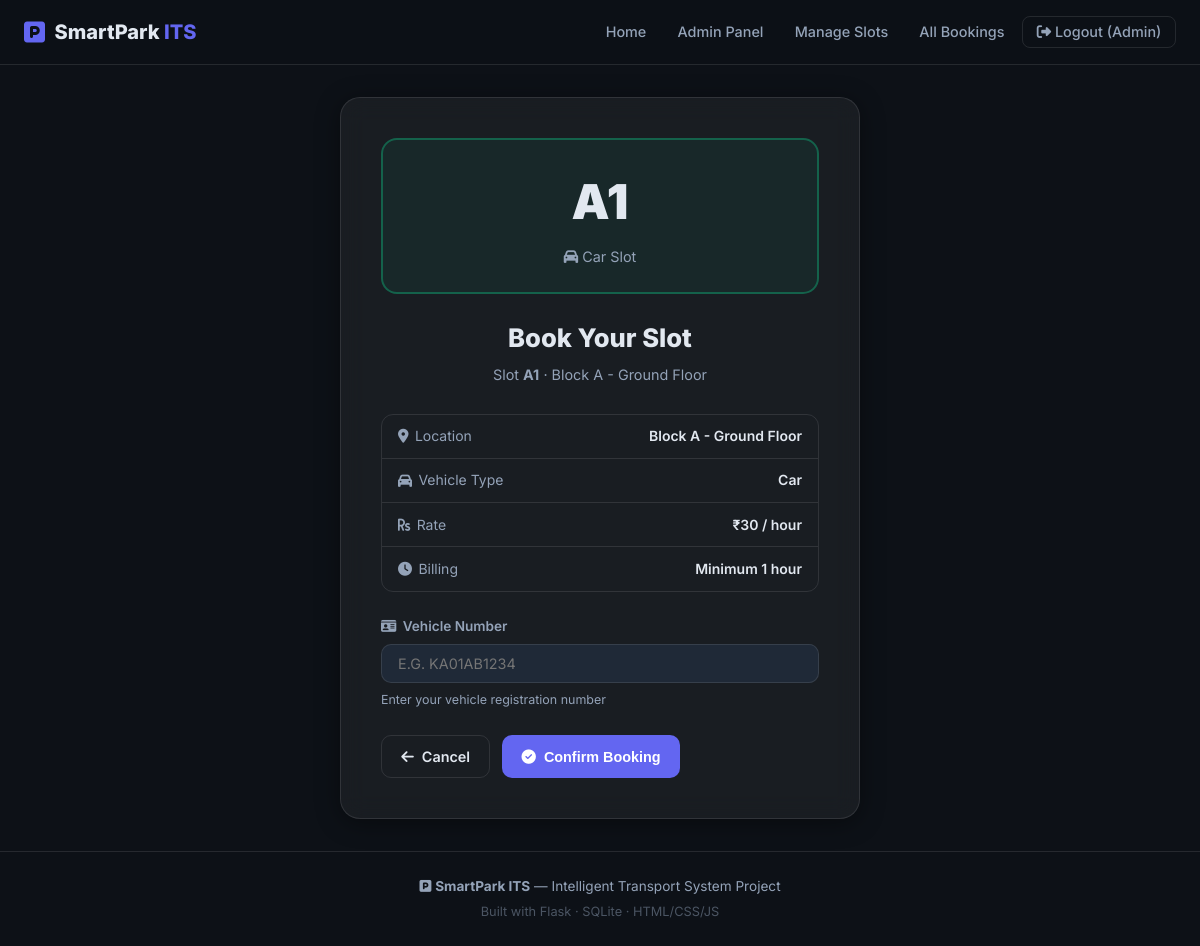
The app's page /book/1 (signed in) with its own data.
### tables this page shows
CREATE TABLE parking_slots (
    id INTEGER PRIMARY KEY AUTOINCREMENT,
    slot_number TEXT UNIQUE NOT NULL,  -- e.g. "A1", "B3"
    location TEXT NOT NULL,            -- e.g. "Block A - Ground Floor"
    status TEXT NOT NULL DEFAULT 'available',  -- 'available' or 'occupied'
    vehicle_type TEXT NOT NULL DEFAULT 'car',  -- 'car', 'bike', 'truck'
    rate_per_hour REAL NOT NULL DEFAULT 30.0   -- cost in â‚¹ per hour
);

### app.py (the view, shortened to what this page needs)
@app.route('/book/<int:slot_id>', methods=['GET', 'POST'])
@login_required
def book_slot(slot_id):
    conn = get_db()
    existing = conn.execute(
        "SELECT * FROM bookings WHERE user_id=? AND status='active'",
        (session['user_id'],)
    ).fetchone()
    if existing:
        flash('You already have an active booking. Please exit first.', 'warning')
        conn.close()
        return redirect(url_for('dashboard'))
    slot = conn.execute("SELECT * FROM parking_slots WHERE id=?", (slot_id,)).fetchone()
    if not slot:
        flash('Slot not found.', 'danger')
        conn.close()
        return redirect(url_for('dashboard'))
    if slot['status'] == 'occupied':
        flash('This slot is already occupied. Please choose another.', 'warning')
        conn.close()
        return redirect(url_for('dashboard'))
    conn.close()
    return render_template('booking.html', slot=slot)

### app.py (called while the page is built)
def get_db():
    conn = sqlite3.connect(DATABASE)
    conn.row_factory = sqlite3.Row   # lets us access columns by name
    return conn

def login_required(f):
    from functools import wraps
    @wraps(f)
    def decorated(*args, **kwargs):
        if 'user_id' not in session:
            flash('Please log in first.', 'warning')
            return redirect(url_for('login'))
        return f(*args, **kwargs)
    return decorated

### templates/booking.html (shortened to what this page needs)
{% extends 'base.html' %}
{% block content %}
<section class="auth-section">
    <div class="auth-card glass booking-card">
        <div class="booking-slot-preview available">
            <div class="preview-number">{{ slot['slot_number'] }}</div>
            <div class="preview-type">
                {% if slot['vehicle_type'] == 'car' %}
                    <i class="fas fa-car"></i> Car Slot
                {% elif slot['vehicle_type'] == 'bike' %}
                    <i class="fas fa-motorcycle"></i> Bike Slot
                {% else %}
                    <i class="fas fa-truck"></i> Truck Slot
                {% endif %}
            </div>
        </div>
        <div class="auth-header">
            <h1>Book Your Slot</h1>
            <p>Slot <strong>{{ slot['slot_number'] }}</strong> · {{ slot['location'] }}</p>
        </div>
        <div class="booking-info-table">
            <div class="binfo-row">
                <span><i class="fas fa-map-marker-alt"></i> Location</span>
                <span>{{ slot['location'] }}</span>
            </div>
            <div class="binfo-row">
                <span><i class="fas fa-car"></i> Vehicle Type</span>
                <span class="capitalize">{{ slot['vehicle_type'] }}</span>
            </div>
            <div class="binfo-row">
                <span><i class="fas fa-rupee-sign"></i> Rate</span>
                <span>₹{{ slot['rate_per_hour']|int }} / hour</span>
            </div>
            <div class="binfo-row">
                <span><i class="fas fa-clock"></i> Billing</span>
                <span>Minimum 1 hour</span>
            </div>
        </div>
        <form method="POST" action="{{ url_for('book_slot', slot_id=slot['id']) }}" class="auth-form">
            <div class="form-group">
                <label for="vehicle_number">
                    <i class="fas fa-id-card"></i> Vehicle Number
                </label>
                <input
                    type="text"
                    id="vehicle_number"
                    name="vehicle_number"
                    class="form-input"
                    placeholder="e.g. KA01AB1234"
                    required
                    maxlength="15"
                    style="text-transform: uppercase;"
                    oninput="this.value = this.value.toUpperCase()"
                >
                <small class="form-hint">Enter your vehicle registration number</small>
            </div>
            <div class="btn-row">
                <a href="{{ url_for('dashboard') }}" class="btn btn-outline">
                    <i class="fas fa-arrow-left"></i> Cancel
                </a>
                <button type="submit" class="btn btn-primary" id="confirmBookBtn">
                    <i class="fas fa-check-circle"></i> Confirm Booking
                </button>
            </div>
        </form>
    </div>
</section>
{% endblock %}

### static/css/style.css (style rules this page uses)
:root { --bg: #0d1117; --bg2: #161b22; --bg3: #1f2937; --card: rgba(255,255,255,0.05); --border: rgba(255,255,255,0.1); --text: #e2e8f0; --text-muted: #94a3b8; --primary: #6366f1; --primary-h: #4f46e5; --green: #10b981; --red: #ef4444; --yellow: #f59e0b; --cyan: #06b6d4; --radius: 12px; --shadow: 0 4px 24px rgba(0,0,0,0.4); --transition: 0.25s ease; }
*,*::before,*::after { box-sizing:border-box;margin:0;padding:0 }
html { scroll-behavior:smooth }
body { font-family:'Inter',sans-serif;background:var(--bg);color:var(--text);min-height:100vh;line-height:1.6 }
a { color:var(--primary);text-decoration:none }
.glass { background:var(--card); border:1px solid var(--border); backdrop-filter:blur(12px); -webkit-backdrop-filter:blur(12px); }
.btn { display:inline-flex;align-items:center;gap:.5rem;padding:.55rem 1.2rem;border-radius:10px;font-size:.9rem;font-weight:600;border:none;cursor:pointer;transition:var(--transition);text-decoration:none }
.btn-primary { background:var(--primary);color:#fff }
.btn-outline { background:transparent;color:var(--text);border:1px solid var(--border) }
.auth-section { display:flex;justify-content:center;align-items:center;min-height:calc(100vh - 144px);padding:2rem 1rem }
.auth-card { border-radius:20px;padding:2.5rem;width:100%;max-width:460px;box-shadow:var(--shadow) }
.auth-header { text-align:center;margin-bottom:1.75rem }
.auth-header h1 { font-size:1.6rem;font-weight:800;margin-bottom:.25rem }
.auth-header p { color:var(--text-muted);font-size:.9rem }
.auth-form { display:flex;flex-direction:column;gap:1.1rem }
.form-group { display:flex;flex-direction:column;gap:.4rem }
.form-group label { font-size:.85rem;font-weight:600;color:var(--text-muted);display:flex;align-items:center;gap:.4rem }
.form-input { background:var(--bg3);border:1px solid var(--border);color:var(--text);border-radius:10px;padding:.65rem 1rem;font-size:.9rem;font-family:inherit;transition:var(--transition);width:100% }
.form-hint { font-size:.78rem;color:var(--text-muted) }
.btn-row { display:flex;gap:.75rem;margin-top:.5rem }
.booking-card { max-width:520px }
.booking-slot-preview { border-radius:16px;padding:1.5rem;text-align:center;margin-bottom:1.5rem;border:2px solid rgba(16,185,129,.4);background:rgba(16,185,129,.07) }
.preview-number { font-size:3rem;font-weight:900 }
.preview-type { color:var(--text-muted);font-size:.9rem;margin-top:.25rem }
.booking-info-table { border:1px solid var(--border);border-radius:12px;overflow:hidden;margin-bottom:1.5rem }
.binfo-row { display:flex;justify-content:space-between;padding:.65rem 1rem;font-size:.875rem;border-bottom:1px solid var(--border) }
.binfo-row:last-child { border-bottom:none }
.binfo-row span:first-child { color:var(--text-muted);display:flex;align-items:center;gap:.4rem }
.binfo-row span:last-child { font-weight:600 }
.capitalize { text-transform:capitalize }

### records on screen
parking_slots: slot_number "A1", location "Block A - Ground Floor", vehicle_type "Car", rate_per_hour "30"

### other values on screen
{{ session.get('name', '').split()[0] }} "Admin"
